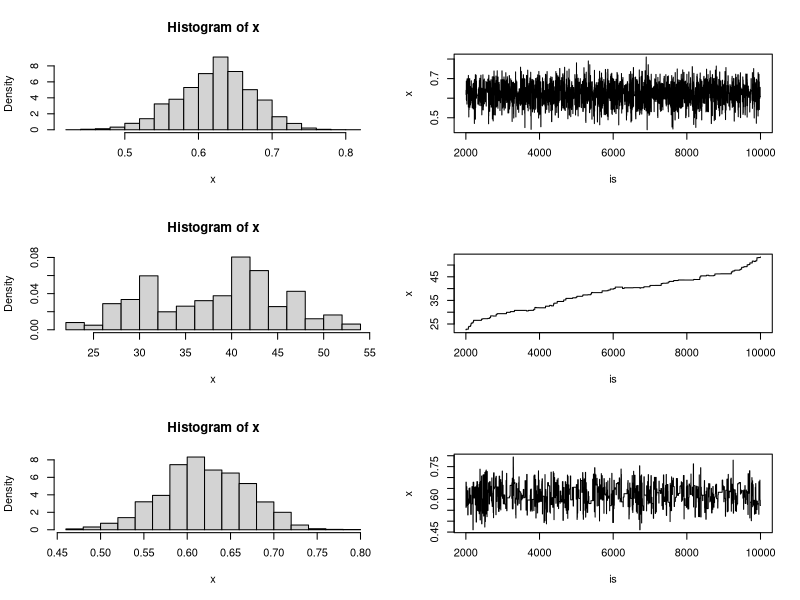

R code for this plot:
sizes = c(125, 18, 20, 34)
size = sum(sizes)

m = 10000
burn = 2000
is = (burn+1):m

prob.vector = function (theta) {
  return(c(2 + theta, (1-theta), (1-theta), theta) / 4)
}

prob.ratio = function (n, d) {
  #print(prob.vector(n)^sizes)
  #print(prob.vector(d)^sizes)
  return(prod(prob.vector(n)^sizes / prob.vector(d)^sizes))
}

# random walk metropolis.
# using unif(-0.25, 0.25) as step.

x.rw = numeric(m)
k.rw = 0
u = runif(m)
v = runif(m, -0.25, 0.25)
x.rw[1] = v[1]
for (i in 2:m) {
  xt = x.rw[i-1]
  y = xt + v[i]
  r = min(prob.ratio(y, xt), 1)
  #print('hippedy')
  #print(xt)
  #print(y)
  #print(r)
  if (!is.nan(r) && u[i] <= r) {
    x.rw[i] = y
  } else {
    k.rw = k.rw + 1
    x.rw[i] = xt
  }
}

# metropolis hastings

sd = 0.5
min = -0.8
max = 0.8

rg = function(p) {
  return(runif(1, min - abs(p), max + abs(p)))
  # return(rnorm(1, p, sd))
}

dg = function(x, p) {
  return(dunif(x, min - abs(p), max + abs(p)))
  # return(dnorm(x = x, mean = p, sd = sd))
}

x.mh = numeric(m)
k.mh = 0
u = runif(m)
x.mh[1] = rg(0)
for(i in 2:m) {
  xt = x.mh[i-1]
  y = rg(xt)
  r = min(prob.ratio(y, xt) * dg(xt, y) / dg(y, xt), 1)
  if (!is.na(r) && u[i] <= r) {
    x.mh[i] = y
  } else {
    x.mh[i] = xt
    k.mh = k.mh + 1
  }
}

# independence sampler.

x.i = numeric(m)
x.i[1] = rg(0)
k.i = 0
u = runif(m)
for (i in 2:m){
  xt = x.i[i-1]
  y = rg(0)
  r = prob.ratio(y, xt) * dg(xt, 0)/dg(y, 0)
  if (u[i] <= r) {
    x.i[i] = y
  } else {
    x.i[i] = xt
    k.i = k.i + 1
  }
}

print(k.rw)
print(k.mh)
print(k.i)

par(mfrow = c(3,2))

xs = as.list(x.rw, x.mh)

x = x.rw[is]
hist(x, probability = TRUE)
plot(is, x, type='l')

x = x.mh[is]
hist(x, probability = TRUE)
plot(is, x, type='l')

x = x.i[is]
hist(x, probability = TRUE)
plot(is, x, type='l')

par(mfrow = c(1,1))